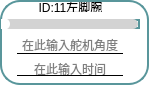
           <widget class="QFrame" name="frame_11">
            <property name="enabled">
             <bool>true</bool>
            </property>
            <property name="layoutDirection">
             <enum>Qt::LayoutDirection::RightToLeft</enum>
            </property>
            <property name="styleSheet">
             <string notr="true">* {
  background: white; /* 背景改为白色 */
  border: 2px solid #59969b; /* 使用与滑块一致的颜色 */
  border-radius: 20px;
}

</string>
            </property>
            <property name="frameShape">
             <enum>QFrame::Shape::StyledPanel</enum>
            </property>
            <property name="frameShadow">
             <enum>QFrame::Shadow::Raised</enum>
            </property>
            <widget class="QLabel" name="label_id11">
             <property name="geometry">
              <rect>
               <x>1</x>
               <y>2</y>
               <width>139</width>
               <height>10</height>
              </rect>
             </property>
             <property name="minimumSize">
              <size>
               <width>0</width>
               <height>10</height>
              </size>
             </property>
             <property name="maximumSize">
              <size>
               <width>16777215</width>
               <height>10</height>
              </size>
             </property>
             <property name="styleSheet">
              <string notr="true">QLabel{border: none; /* 去掉控件的边框 */}
QLabel{background: none; /* 去掉控件的边框 */}</string>
             </property>
             <property name="text">
              <string>ID:11左脚腕</string>
             </property>
             <property name="alignment">
              <set>Qt::AlignmentFlag::AlignCenter</set>
             </property>
            </widget>
            <widget class="QSlider" name="Slider_Servo11">
             <property name="geometry">
              <rect>
               <x>1</x>
               <y>19</y>
               <width>139</width>
               <height>10</height>
              </rect>
             </property>
             <property name="maximumSize">
              <size>
               <width>16777215</width>
               <height>10</height>
              </size>
             </property>
             <property name="layoutDirection">
              <enum>Qt::LayoutDirection::LeftToRight</enum>
             </property>
             <property name="styleSheet">
              <string notr="true">QSlider::groove:horizontal {
    border: none;
    height: 10px;
    background-color: lightgray;
    border-radius: 5px;
}

QSlider::handle:horizontal {
    width: 12px; /* 增大滑块的宽度 */
    margin: -1px 0px -1px -5px;
    border-radius: 6px; /* 也可以调整圆角半径以匹配滑块的大小 */
    background-color: white;
}

QSlider::sub-page:horizontal {
    background-color: qlineargradient(x1:0, y1:0, x2:1, y2:1, stop:0 #59969b, stop:1 #04e7fa);
    border-radius: 5px;
}
</string>
             </property>
             <property name="minimum">
              <number>0</number>
             </property>
             <property name="maximum">
              <number>240</number>
             </property>
             <property name="orientation">
              <enum>Qt::Orientation::Horizontal</enum>
             </property>
             <property name="invertedAppearance">
              <bool>false</bool>
             </property>
             <property name="tickPosition">
              <enum>QSlider::TickPosition::NoTicks</enum>
             </property>
             <property name="tickInterval">
              <number>1</number>
             </property>
            </widget>
            <widget class="QLineEdit" name="lineEdit_servo11">
             <property name="enabled">
              <bool>true</bool>
             </property>
             <property name="geometry">
              <rect>
               <x>17</x>
               <y>36</y>
               <width>106</width>
               <height>18</height>
              </rect>
             </property>
             <property name="maximumSize">
              <size>
               <width>120</width>
               <height>16777215</height>
              </size>
             </property>
             <property name="layoutDirection">
              <enum>Qt::LayoutDirection::LeftToRight</enum>
             </property>
             <property name="styleSheet">
              <string notr="true">QLineEdit {
            border-top: none;
            border-left: none;
            border-right: none;
            border-bottom: 1px solid black;
            background-color: transparent;
        }
        
        QLineEdit:focus {
            border-bottom: 1px solid #2a70f4;
        }</string>
             </property>
             <property name="alignment">
              <set>Qt::AlignmentFlag::AlignCenter</set>
             </property>
             <property name="placeholderText">
              <string>在此输入舵机角度</string>
             </property>
            </widget>
            <widget class="QLineEdit" name="lineEdit_time11">
             <property name="geometry">
              <rect>
               <x>17</x>
               <y>61</y>
               <width>106</width>
               <height>15</height>
              </rect>
             </property>
             <property name="maximumSize">
              <size>
               <width>120</width>
               <height>15</height>
              </size>
             </property>
             <property name="styleSheet">
              <string notr="true">QLineEdit {
            border-top: none;
            border-left: none;
            border-right: none;
            border-bottom: 1px solid black;
            background-color: transparent;
        }
        
        QLineEdit:focus {
            border-bottom: 1px solid #2a70f4;
        }</string>
             </property>
             <property name="alignment">
              <set>Qt::AlignmentFlag::AlignCenter</set>
             </property>
             <property name="dragEnabled">
              <bool>false</bool>
             </property>
             <property name="placeholderText">
              <string>在此输入时间</string>
             </property>
            </widget>
           </widget>
